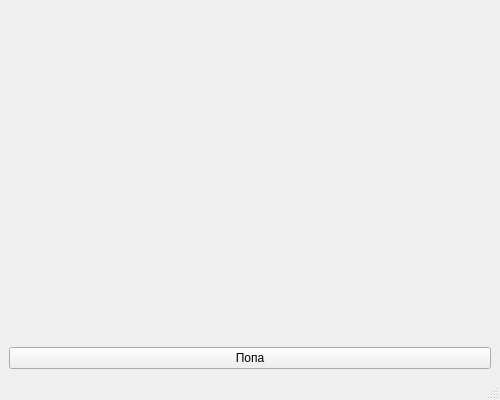
<?xml version="1.0" encoding="UTF-8"?>
<ui version="4.0">
 <class>MainWindow</class>
 <widget class="QMainWindow" name="MainWindow">
  <property name="geometry">
   <rect>
    <x>0</x>
    <y>0</y>
    <width>500</width>
    <height>400</height>
   </rect>
  </property>
  <property name="windowTitle">
   <string>MainWindow</string>
  </property>
  <widget class="QWidget" name="centralwidget">
   <layout class="QVBoxLayout" name="verticalLayout">
    <item>
     <spacer name="verticalSpacer">
      <property name="orientation">
       <enum>Qt::Vertical</enum>
      </property>
      <property name="sizeHint" stdset="0">
       <size>
        <width>20</width>
        <height>40</height>
       </size>
      </property>
     </spacer>
    </item>
    <item>
     <widget class="QPushButton" name="pushButton">
      <property name="text">
       <string>Попа</string>
      </property>
     </widget>
    </item>
   </layout>
  </widget>
  <widget class="QMenuBar" name="menubar">
   <property name="geometry">
    <rect>
     <x>0</x>
     <y>0</y>
     <width>500</width>
     <height>21</height>
    </rect>
   </property>
  </widget>
  <widget class="QStatusBar" name="statusbar"/>
 </widget>
 <resources/>
 <connections/>
</ui>
